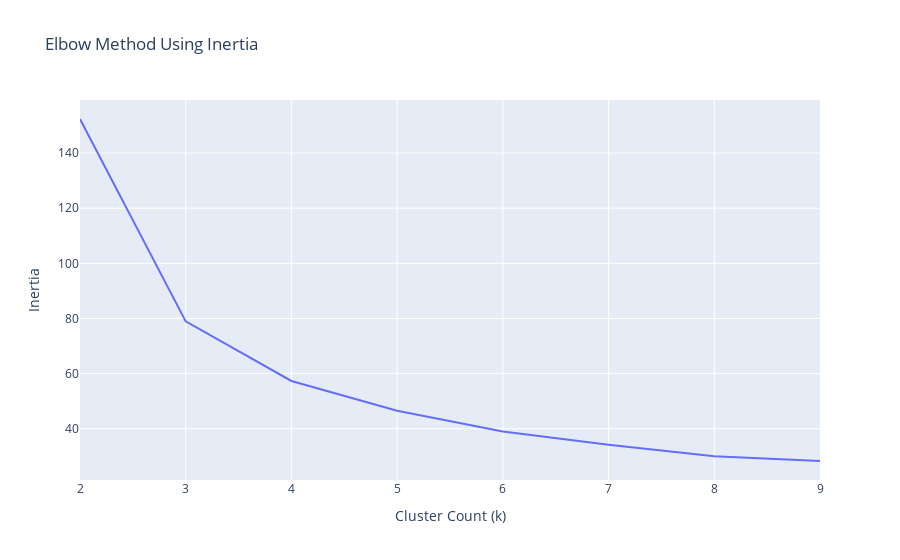

The code cell stored with this chart in its notebook:
### Code cell
fig = px.line(x=K,y=I,
             labels={'x':'Cluster Count (k)',
                    'y':'Inertia'},
             title='Elbow Method Using Inertia')
fig.show()

### Figure 1 — Plotly figure (JSON) as saved in the notebook; plotly's stock layout.template omitted (floating-point values rounded to 4 significant figures)
{"data": [{"hovertemplate": "Cluster Count (k)=%{x}<br>Inertia=%{y}<extra></extra>", "legendgroup": "", "line": {"color": "#636efa", "dash": "solid"}, "mode": "lines", "name": "", "showlegend": false, "type": "scatter", "x": [2, 3, 4, 5, 6, 7, 8, 9], "xaxis": "x", "y": [152.4, 78.94, 57.32, 46.54, 38.96, 34.19, 30.03, 28.29], "yaxis": "y"}], "layout": {"legend": {"tracegroupgap": 0}, "title": {"text": "Elbow Method Using Inertia"}, "xaxis": {"anchor": "y", "domain": [0, 1], "title": {"text": "Cluster Count (k)"}}, "yaxis": {"anchor": "x", "domain": [0, 1], "title": {"text": "Inertia"}}}}
